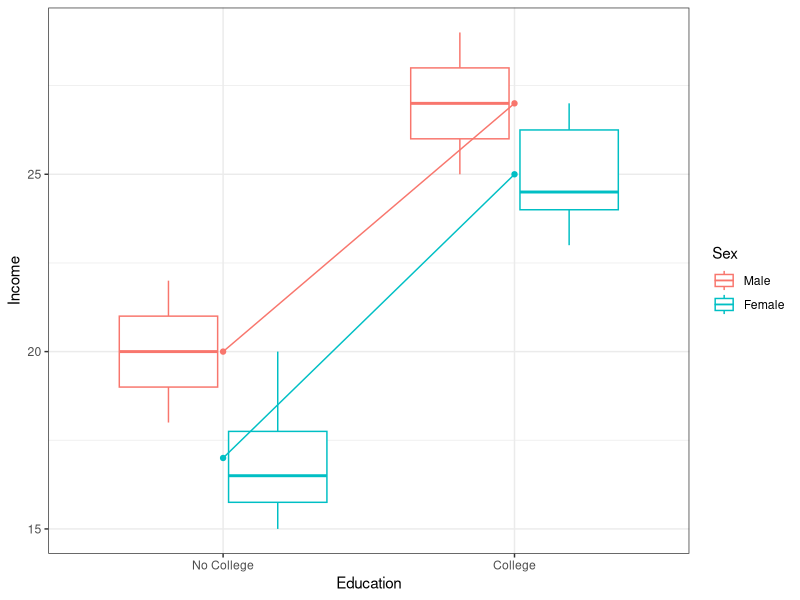

Recreate this plot in R.
rm(list = ls())

x <- data.frame(matrix(c(
    1, 1, 24,
    1, 1, 26,
    1, 1, 25,
    1, 1, 24,
    1, 1, 27,
    1, 1, 24,
    1, 1, 27,
    1, 1, 23,
    1, 0, 15,
    1, 0, 17,
    1, 0, 20,
    1, 0, 16,
    0, 1, 25,
    0, 1, 29,
    0, 1, 27,
    0, 0, 19,
    0, 0, 18,
    0, 0, 21,
    0, 0, 20,
    0, 0, 21,
    0, 0, 22,
    0, 0, 19 ), ncol = 3, byrow = T))

# Factors etc.
names(x)    <- c('Sex', 'Education', 'Income')
x$Sex       <- factor(x$Sex, labels = c('Male','Female'))
x$Education <- factor(x$Education, labels = c('No College', 'College'))

# Table sums
table(Sex = x$Sex, Education = x$Education)

# Display means and standard deviations
tapply(x$Income, list(x$Sex, x$Education), mean)
tapply(x$Income, list(x$Sex, x$Education), sd)

# Tells R to make contrasts sum to 0 by default
options(contrasts = c(unordered = 'contr.sum', ordered = 'contr.poly')) # What does this do?

# Initial model
(aFit1 <- aov(Income ~ Sex * Education, data = x))
summary(aFit1)

# Switch the variables - this does have an impact... gender has a significant main effect
# These use type I, which we don't care about
(aFit2 <- aov(Income ~ Education * Sex, data = x))
summary(aFit2)

# Multiple comparisons
TukeyHSD(aFit2, which = 'Education')
TukeyHSD(aFit2, which = 'Sex')


# Type III Sums of Squares (simultaneous effects) - gender comes out significant again
# Good for balanced designs
drop1(aFit1, .~., test = 'F')

# Car library
library(car)

Anova(aFit1, type = 2)
Anova(aFit2, type = 3)

library(ggplot2)
library(plyr)

Means <- ddply(x, .(Education, Sex), summarise, val = mean(Income))

ggplot(x, aes(x = Education, y = Income, color = Sex)) +
    geom_point(data = Means, aes(y = val)) +
    geom_boxplot() +
    geom_line(data = Means, aes(y = val, group = Sex)) +
    theme_bw()

# Effect sizes
# R-squared (overestimated relationships with small samples)
# Omega-squared
# Cohen's d


# Additional hypothesis - regressing out educational level, is there an effect of gender on income
GenderOnly <- lm(Income ~ Education, data = x)
summary(lm(Income ~ GenderOnly$resid, data = x))
#Anova(GenderOnly$resid, type = 2)
